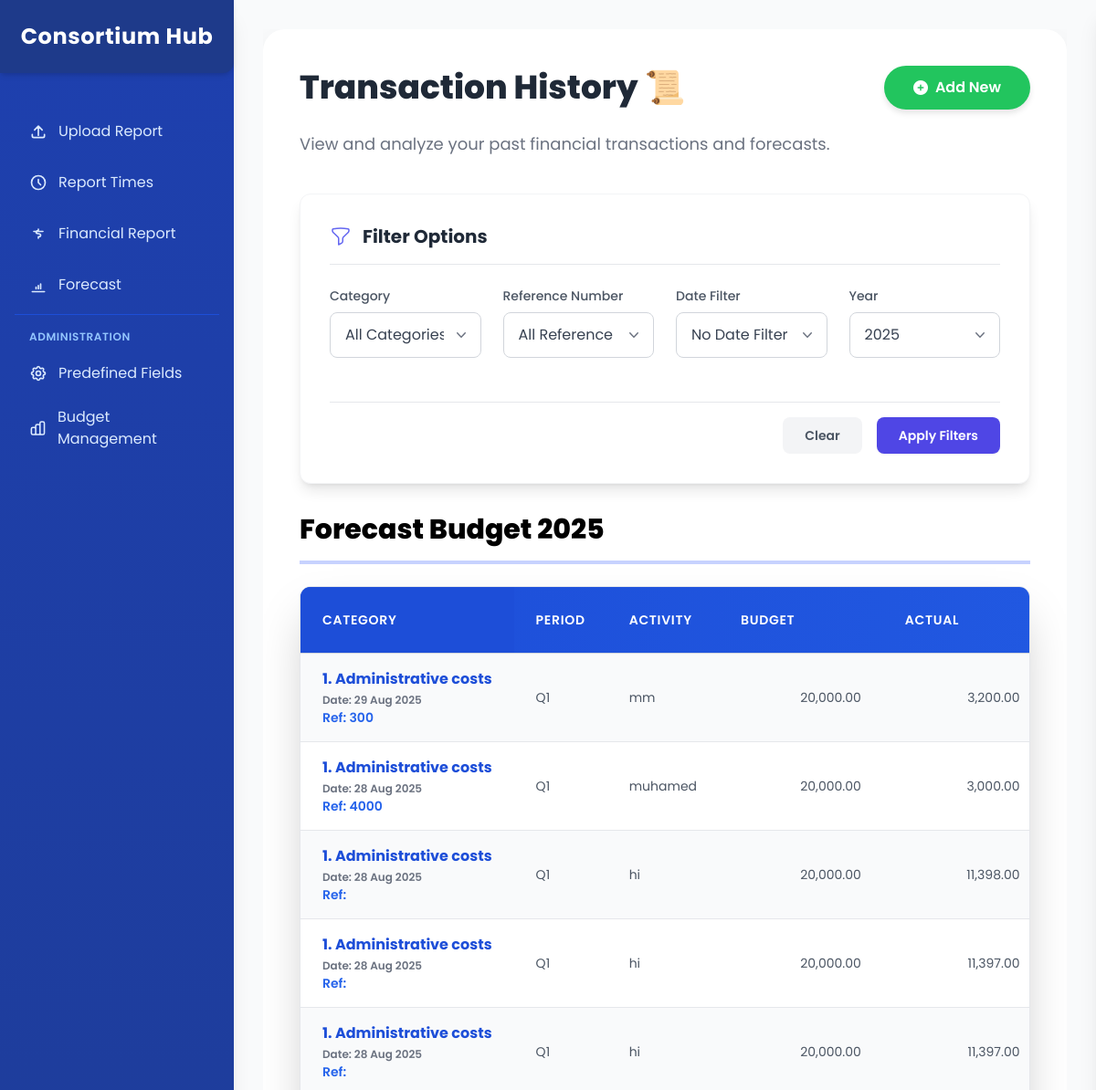
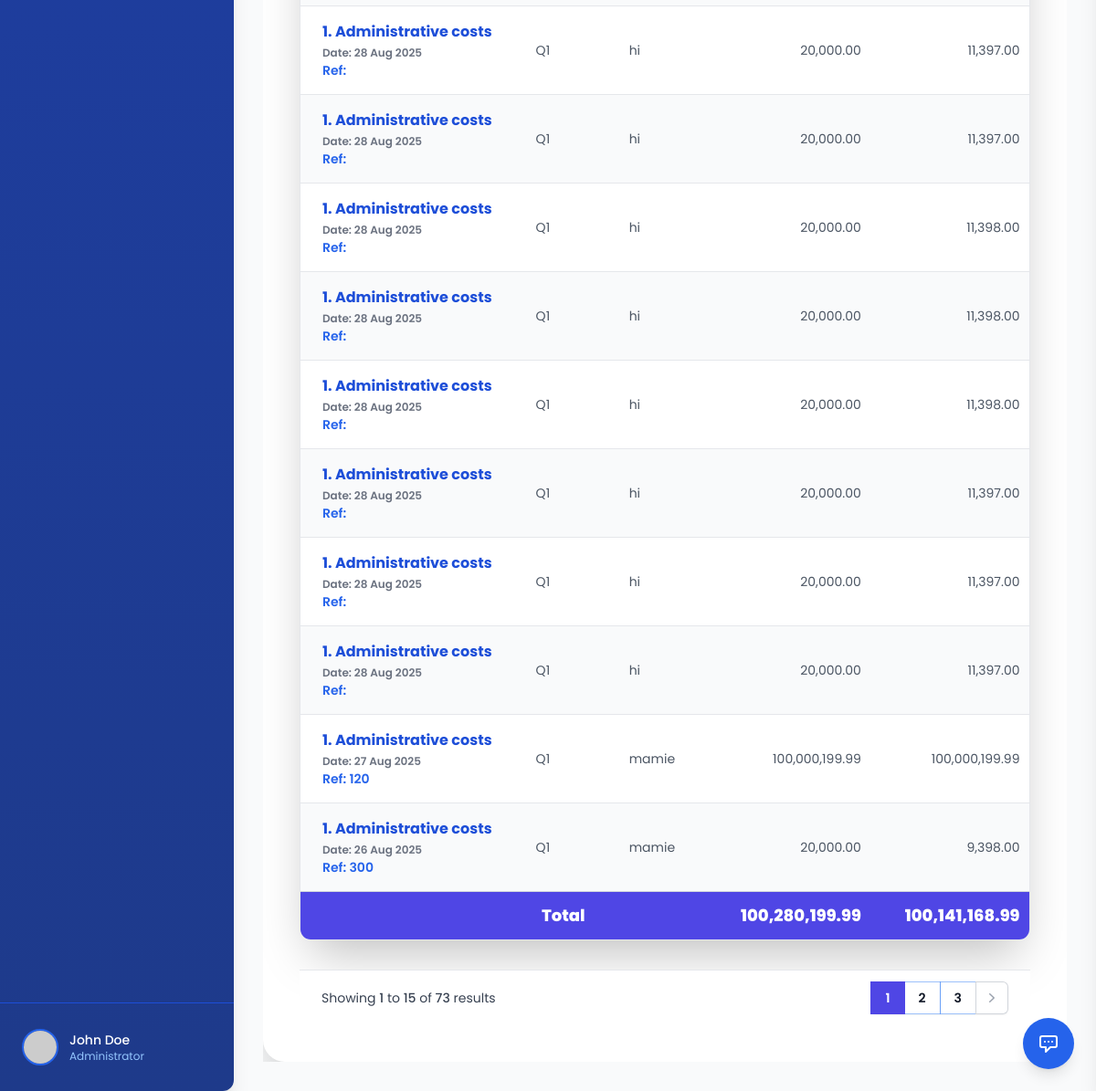
The app's page /history.php (signed in) with its own data (2 pictures, top to bottom).
### tables this page shows
CREATE TABLE `budget_preview` (
  `PreviewID` int(11) NOT NULL,
  `BudgetHeading` varchar(255) DEFAULT NULL,
  `Outcome` varchar(255) DEFAULT NULL,
  `Activity` varchar(255) DEFAULT NULL,
  `BudgetLine` varchar(255) DEFAULT NULL,
  `Description` text DEFAULT NULL,
  `Partner` varchar(255) DEFAULT NULL,
  `EntryDate` date DEFAULT NULL,
  `Amount` decimal(18,2) DEFAULT NULL,
  `PVNumber` varchar(50) DEFAULT NULL,
  `Documents` varchar(255) DEFAULT NULL,
  `DocumentPaths` text DEFAULT NULL,
  `DocumentTypes` varchar(500) DEFAULT NULL,
  `OriginalNames` varchar(500) DEFAULT NULL,
  `QuarterPeriod` varchar(10) DEFAULT NULL,
  `CategoryName` varchar(255) DEFAULT NULL,
  `OriginalBudget` decimal(18,2) DEFAULT NULL,
  `RemainingBudget` decimal(18,2) DEFAULT NULL,
  `ActualSpent` decimal(18,2) DEFAULT NULL,
  `VariancePercentage` decimal(5,2) DEFAULT NULL,
  `CreatedAt` timestamp NOT NULL DEFAULT current_timestamp(),
  `UpdatedAt` timestamp NOT NULL DEFAULT current_timestamp() ON UPDATE current_timestamp(),
  `cluster` varchar(255) DEFAULT NULL,
  `budget_id` int(11) DEFAULT NULL,
  `ForecastAmount` decimal(18,2) DEFAULT NULL,
  `COMMENTS` varchar(255) DEFAULT NULL,
  `ACCEPTANCE` varchar(255) DEFAULT NULL
);

### history.php (the view, shortened to what the rows shown need)
<?php
include 'header.php';
include 'setup_database.php';
$currentYear = date('Y');
$selectedYear = isset($_GET['year']) ? intval($_GET['year']) : $currentYear;
$recordsPerPage = 15;
$currentPage = isset($_GET['page']) ? intval($_GET['page']) : 1;
$offset = ($currentPage - 1) * $recordsPerPage;
$whereConditions = ["YEAR(bp.EntryDate) = ?"];
$params = [$selectedYear];
$paramTypes = "i";
$whereClause = implode(" AND ", $whereConditions);
$transactionsQuery = "SELECT
    bp.PreviewID,
    bp.BudgetHeading,
    bp.Description as Activity,
    bp.Partner,
    bp.EntryDate,
    bp.Amount,
    bp.PVNumber,
    bp.QuarterPeriod,
    bp.CategoryName,
    bp.OriginalBudget,
    bp.RemainingBudget,
    bp.ActualSpent,
    bp.ForecastAmount,
    bp.VariancePercentage,
    bp.ACCEPTANCE,
    bp.COMMENTS,
    YEAR(bp.EntryDate) as TransactionYear,
    bp.DocumentPaths,
    bp.DocumentTypes,
    bp.OriginalNames
FROM budget_preview bp
WHERE " . $whereClause . "
ORDER BY bp.EntryDate DESC, bp.PreviewID DESC
LIMIT ? OFFSET ?";
$paramsWithPagination = array_merge($params, [$recordsPerPage, $offset]);
$paramTypesWithPagination = $paramTypes . "ii";
$stmt = $conn->prepare($transactionsQuery);
$stmt->bind_param($paramTypesWithPagination, ...$paramsWithPagination);
$stmt->execute();
$transactionsResult = $stmt->get_result();
$transactions = [];
while ($row = $transactionsResult->fetch_assoc()) {
    $transactions[] = $row;
}
?>
<!DOCTYPE html>
<html lang="en">
<head>
    <script src="https://cdn.tailwindcss.com"></script>
    <link rel="stylesheet" href="https://cdnjs.cloudflare.com/ajax/libs/font-awesome/6.4.0/css/all.min.css">
</head>
<body>
<div class="main-content-flex">
    <div class="content-container">
        <div id="historySection" class="bg-white p-10 rounded-3xl shadow-2xl w-full mx-auto card-hover animate-fadeIn">
            <div class="table-container rounded-xl shadow-2xl border border-gray-200 bg-white">
                <table class="min-w-full divide-y divide-gray-300 financial-table">
                    <thead class="table-header">
                        <tr>
                            <th scope="col" class="px-6 py-4 text-left text-sm font-bold uppercase tracking-wider sticky left-0 bg-gradient-to-r from-indigo-500 to-blue-600">Category</th>
                            <th scope="col" class="px-6 py-4 text-left text-sm font-bold uppercase tracking-wider">Period</th>
                            <th scope="col" class="px-6 py-4 text-left text-sm font-bold uppercase tracking-wider">Activity</th>
                            <th scope="col" class="px-6 py-4 text-right text-sm font-bold uppercase tracking-wider">Budget</th>
                            <th scope="col" class="px-6 py-4 text-right text-sm font-bold uppercase tracking-wider">Actual</th>
                        </tr>
                    </thead>
                    <tbody id="transactionTableBody" class="table-body divide-y divide-gray-200">
                        <?php if (empty($transactions)): ?>
                            <tr>
                                <td colspan="11" class="px-6 py-8 text-center text-gray-500">
                                    <i class="fas fa-inbox text-3xl mb-2"></i>
                                    <p class="text-lg font-medium">No transactions found for <?php echo $selectedYear; ?></p>
                                    <p class="text-sm">Try selecting a different year or add some transactions.</p>
                                </td>
                            </tr>
                        <?php else: ?>
                            <?php foreach ($transactions as $transaction): ?>
    <?php
        $categoryDisplay = $transaction['CategoryName'] ?? 'N/A';
        $quarterDisplay = $transaction['QuarterPeriod'] ?? 'N/A';
        $pvNumber = $transaction['PVNumber'] ?? 'N/A';
        $formattedDate = !empty($transaction['EntryDate']) ? date('d M Y', strtotime($transaction['EntryDate'])) : 'N/A';
        $actual = $transaction['ActualSpent'] ?? 0;
    ?>
    <tr class="transaction-row"
        data-category="<?php echo htmlspecialchars($categoryDisplay); ?>"
        data-quarter="<?php echo htmlspecialchars($quarterDisplay); ?>"
        data-date="<?php echo htmlspecialchars($transaction['EntryDate']); ?>"
        data-pv="<?php echo htmlspecialchars($pvNumber); ?>"
        data-year="<?php echo $transaction['TransactionYear']; ?>">
        <td class="px-6 py-4 whitespace-nowrap text-sm font-semibold text-gray-900">
            <span class="category-name text-base"><?php echo htmlspecialchars($categoryDisplay); ?></span><br />
            <span class="text-xs text-gray-500">Date: <?php echo $formattedDate; ?></span><br />
            <?php if ($pvNumber !== 'N/A'): ?>
                <a href="transaction_detail.php?id=<?php echo $transaction['PreviewID']; ?>"
                   class="text-sm text-blue-600 font-semibold hover:text-blue-800 hover:underline cursor-pointer transition-colors duration-200">
                    Ref: <?php echo htmlspecialchars($pvNumber); ?>
                </a>
            <?php else: ?>
                <span class="text-sm text-gray-500 font-semibold">Ref: N/A</span>
            <?php endif; ?>
        </td>
        <td class="px-6 py-4 whitespace-nowrap text-sm text-gray-700">
            <?php echo htmlspecialchars($quarterDisplay); ?>
        </td>
        <td class="px-6 py-4 whitespace-nowrap text-sm text-gray-700">
            <?php echo htmlspecialchars($transaction['Activity'] ?? 'N/A'); ?>
        </td>
        <td class="px-6 py-4 whitespace-nowrap text-sm text-gray-700 text-right">
          <?php echo number_format($transaction['OriginalBudget'] ?? 0, 2); ?>
        </td>
        <td class="px-6 py-4 whitespace-nowrap text-sm text-gray-700 text-right">
          <?php echo number_format($actual, 2); ?>
        </td>
    </tr>
<?php endforeach; ?>
                        <?php endif; ?>
                    </tbody>
                </table>
            </div>
        </div>
    </div>
</div>
</body>
</html>

### records on screen
budget_preview: CategoryName "1. Administrative costs", EntryDate "29 Aug 2025", PVNumber "300", QuarterPeriod "Q1", Description "mm", OriginalBudget "20,000.00", ActualSpent "3,200.00"
budget_preview: CategoryName "1. Administrative costs", EntryDate "28 Aug 2025", PVNumber "4000", QuarterPeriod "Q1", Description "muhamed", OriginalBudget "20,000.00", ActualSpent "3,000.00"
budget_preview: CategoryName "1. Administrative costs", EntryDate "28 Aug 2025", QuarterPeriod "Q1", Description "hi", OriginalBudget "20,000.00", ActualSpent "11,398.00"
budget_preview: CategoryName "1. Administrative costs", EntryDate "28 Aug 2025", QuarterPeriod "Q1", Description "hi", OriginalBudget "20,000.00", ActualSpent "11,397.00"
budget_preview: CategoryName "1. Administrative costs", EntryDate "28 Aug 2025", QuarterPeriod "Q1", Description "hi", OriginalBudget "20,000.00", ActualSpent "11,397.00"
budget_preview: CategoryName "1. Administrative costs", EntryDate "28 Aug 2025", QuarterPeriod "Q1", Description "hi", OriginalBudget "20,000.00", ActualSpent "11,397.00"
budget_preview: CategoryName "1. Administrative costs", EntryDate "28 Aug 2025", QuarterPeriod "Q1", Description "hi", OriginalBudget "20,000.00", ActualSpent "11,397.00"
budget_preview: CategoryName "1. Administrative costs", EntryDate "28 Aug 2025", QuarterPeriod "Q1", Description "hi", OriginalBudget "20,000.00", ActualSpent "11,398.00"
budget_preview: CategoryName "1. Administrative costs", EntryDate "28 Aug 2025", QuarterPeriod "Q1", Description "hi", OriginalBudget "20,000.00", ActualSpent "11,398.00"
budget_preview: CategoryName "1. Administrative costs", EntryDate "28 Aug 2025", QuarterPeriod "Q1", Description "hi", OriginalBudget "20,000.00", ActualSpent "11,398.00"
budget_preview: CategoryName "1. Administrative costs", EntryDate "28 Aug 2025", QuarterPeriod "Q1", Description "hi", OriginalBudget "20,000.00", ActualSpent "11,397.00"
budget_preview: CategoryName "1. Administrative costs", EntryDate "28 Aug 2025", QuarterPeriod "Q1", Description "hi", OriginalBudget "20,000.00", ActualSpent "11,397.00"
budget_preview: CategoryName "1. Administrative costs", EntryDate "28 Aug 2025", QuarterPeriod "Q1", Description "hi", OriginalBudget "20,000.00", ActualSpent "11,397.00"
budget_preview: CategoryName "1. Administrative costs", EntryDate "27 Aug 2025", PVNumber "120", QuarterPeriod "Q1", Description "mamie", OriginalBudget "100,000,199.99", ActualSpent "100,000,199.99"
budget_preview: CategoryName "1. Administrative costs", EntryDate "26 Aug 2025", PVNumber "300", QuarterPeriod "Q1", Description "mamie", OriginalBudget "20,000.00", ActualSpent "9,398.00"

### other values on screen
$totalBudget "100,280,199.99"
$totalActual "100,141,168.99"
min($currentPage * $recordsPerPage, $totalRecords) "15"
$totalRecords "73"
